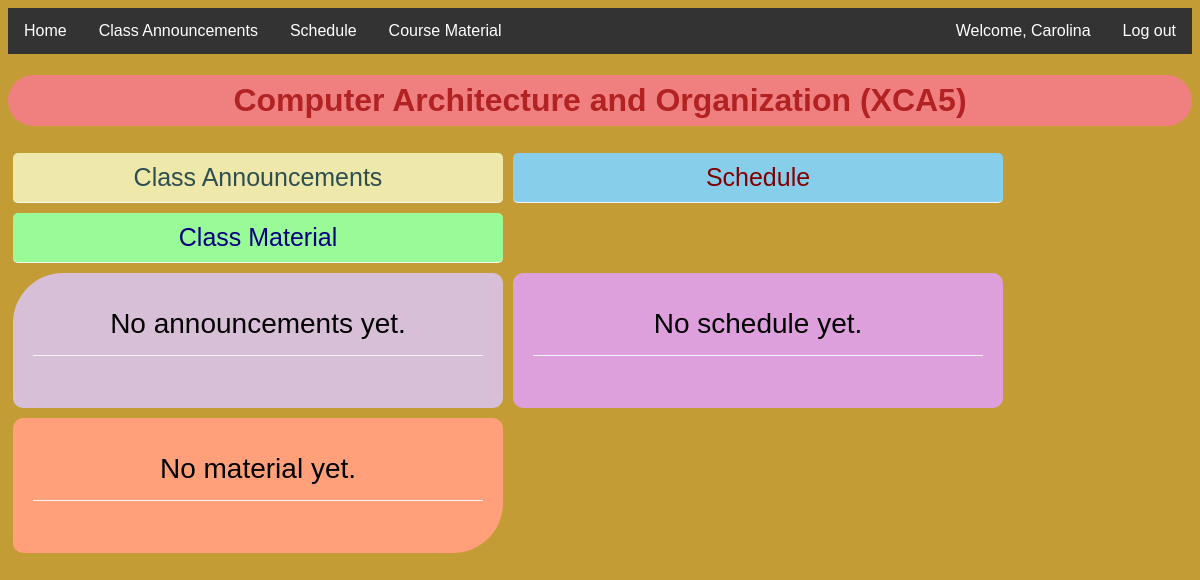
Page /course?id=c2 (signed in) on the committed database.
### tables this page shows
CREATE TABLE teacher(
    reg_id TEXT primary key,
    name TEXT,
    email TEXT,
    subject TEXT,
    passwd TEXT
);

CREATE TABLE course(
    id TEXT primary key,
    course_name TEXT,
    year TEXT,
    branch TEXT,
    sem TEXT
);

### app.py (the view)
@app.route("/course")
@loggedin
def course():
    sid = request.args.get("id")
    course = db.execute("select * from course where id = :sid", sid = sid)
    course = course[0]
    name = ""
    uid = session["uid"]
    if session["uid"][:2] == "su":
        student = db.execute("select * from student where id = :uid", uid = uid)
        student = student[0]
        name = student["name"]
        cmaterials = db.execute("select * from cmaterial where cid = :cid and :batch >= lower and :batch <= upper", cid = sid, batch = int(student["batch"]))
        announcements = db.execute("select * from announcement where cid = :cid and :batch >= lower and :batch <= upper", cid = sid, batch = int(student["batch"]))
        schedules = db.execute("select * from schedule where cid = :cid and :batch >= lower and :batch <= upper", cid = sid, batch = int(student["batch"]))
        return render_template("course.html", course_name = course["course_name"], id = session["uid"][:2], name = name, cmaterials = cmaterials, announcements = announcements, schedules = schedules)
    else:
        teacher = db.execute("select * from teacher where reg_id = :uid", uid = uid)
        teacher = teacher[0]
        name = teacher["name"]
        cmaterials = db.execute("select * from cmaterial where cid = :cid and tid = :tid", cid = sid, tid = session["uid"])
        announcements = db.execute("select * from announcement where cid = :cid and tid = :tid", cid = sid, tid = session["uid"])
        schedules = db.execute("select * from schedule where cid = :cid and tid = :tid", cid = sid, tid = session["uid"])
        return render_template("course.html", course_name = course["course_name"], id = session["uid"][:2], name = name, cmaterials = cmaterials, announcements = announcements, schedules = schedules)

### app.py (called while the page is built)
@app.after_request
def after_request(response):
    response.headers["Cache-Control"] = "no-cache, no-store, must-revalidate"
    response.headers["Expires"] = 0
    response.headers["Pragma"] = "no-cache"
    return response

### helper.py (called while the page is built)
def loggedin(f):
    @wraps(f)
    def decorated_function(*args, **kwargs):
        if session.get("uid") is None:
            return redirect("/")
        return f(*args, **kwargs)
    return decorated_function

### templates/course.html (shortened to what this page needs)
<!DOCTYPE html>
<html>
    <head>
    <link rel="stylesheet" type="text/css" href="../static/css/course_css.css">
    </head>
<body>
    <nav>
        {% if id == "su"  %}
          <ul>
            <li><a class="active" href="/home">Home</a></li>
            <div class="logout_container">
                <li><a href="#about">Welcome, {{name}}</a></li>
                <li><a href="/logout2">Log out</a></li>
            </div>
          </ul>
        {% else %}
            <ul>
              <li><a class="active" href="/home">Home</a></li>
              <li><a href="#news">Class Announcements</a></li>
              <li><a href="#contact">Schedule</a></li>
              <li><a href="#about">Course Material</a></li>
              <div class="logout_container">
                  <li><a href="#about">Welcome, {{name}}</a></li>
                  <li><a href="/logout2">Log out</a></li>
              </div>
            </ul>
        {% endif %}
      </nav>
    <div class = "center">
        <h1>{{course_name}}</h1>
    </div>
    <div class = "head">
        <div class="op1">Class Announcements</div>
        <div class="op2">Schedule</div>
        <div class="op3">Class Material</div>
    </div>
 <div class = "outline">
    <div class="inline1" style = "display: inline-block;">
        {% if announcements != [] %}
            {% for announcement in announcements %}
                <div class="boxed">{{announcement["info"]}}</div><br>
                <form action="/delannounce?id={{announcement.id}}" method="POST">
                    <button class="del" data-uid = {{announcement["id"]}} data-lid={{session.uid}} data-pid={{announcement["tid"]}} type="submit">Delete</button>
                </form>
            {% endfor %}
        {% else %}
            <div class="boxed">No announcements yet.</div><br>
        {% endif %}
    </div>
    <div class="inline2" style = "display: inline-block;">
        {% if schedules != [] %}
            {% for schedule in schedules %}
                <div class="boxed">{{schedule["info"]}}</div><br>
                <form action="/delschedule?id={{schedule.id}}" method="POST">
                    <button class="del" data-uid = {{schedule["id"]}} data-lid={{session.uid}} data-pid={{schedule["tid"]}} type="submit">Delete</button>
                </form>
            {% endfor %}
        {% else %}
            <div class="boxed">No schedule yet.</div><br>
        {% endif %}
    </div>
    <div class="inline3" style = "display: inline-block;">
        {% if cmaterials != [] %}
            {% for cmaterial in cmaterials %}
                <div class="boxed">{{cmaterial["info"]}}</div><br>
                <form action="/delmaterial?id={{cmaterial.id}}" method="POST">
                    <button class="del" data-uid = {{cmaterial["id"]}} data-lid={{session.uid}} data-pid={{cmaterial["tid"]}} type="submit">Delete</button>
                </form>
            {% endfor %}
        {% else %}
            <div class="boxed">No material yet.</div><br>
        {% endif %}
    </div>
</div>
</body>
</html>

### static/css/course_css.css (style rules this page uses)
* { box-sizing: border-box; }
body { font-family: Arial, Helvetica, sans-serif; background-color: #b8870bd2; height: auto; background-size:50% 50%; background-repeat: no-repeat; background-size: cover; }
ul { list-style-type: none; margin: 0; padding: 0; overflow: hidden; background-color: #333; }
ul .logout_container { float:right; }
li { float: left; }
li a { display: block; color: white; text-align: center; padding: 14px 16px; text-decoration: none; }
h1 { border-radius: 50px 50px 50px 50px; text-align: center; color : #B22222; background-color: #F08080; padding: 7px 0px 7px 0px; }
.boxed { border-bottom: 1px solid whitesmoke; padding: 15px; }
.outline { display: flex; flex-flow: row wrap; align-items: top; }
.inline1 { border-radius: 50px 10px 10px 10px; background-color: #D8BFD8; border: none; color:black; text-align: center; font-size: 28px; padding: 20px; width: 490px; height : auto; transition: all 0.5s; cursor: pointer; margin: 5px; }
.inline2 { border-radius: 10px 10px 10px 10px; background-color:#DDA0DD; border: none; color: black; text-align: center; font-size: 28px; padding: 20px; width: 490px; height : auto; transition: all 0.5s; cursor: pointer; margin: 5px; }
.inline3 { border-radius: 10px 10px 50px 10px; background-color:#FFA07A; border: none; color:black; text-align: center; font-size: 28px; padding: 20px; width: 490px; height : auto; transition: all 0.5s; cursor: pointer; margin: 5px; }
.head { display: flex; flex-flow: row wrap; align-items: top; }
.op1 { border-radius: 5px 5px 5px 5px; border-bottom: 1px solid whitesmoke; padding: 10px; text-align: center; width: 490px; font-size: 25px; background-color: #EEE8AA; margin :5px; color: #2F4F4F; }
.op2 { border-radius: 5px 5px 5px 5px; border-bottom: 1px solid whitesmoke; padding: 10px; text-align: center; width: 490px; font-size: 25px; background-color:#87CEEB; margin :5px; color: #800000; }
.op3 { border-radius: 5px 5px 5px 5px; border-bottom: 1px solid whitesmoke; padding: 10px; text-align: center; width: 490px; font-size: 25px; background-color: #98FB98; margin :5px; color: #000080; }

### rows in the picture
teacher: name "Carolina"
course: course_name "Computer Architecture and Organization (XCA5)"
